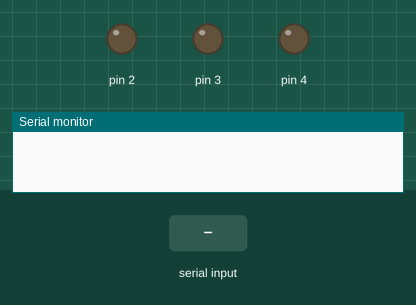
Recording of a sketch running on a simulated Arduino Uno, built with avr-gcc and run on an emulated ATmega328P. On the bench: output pins drawn as LEDs (lit = HIGH), the last lines printed to the serial monitor. The inputs (shaded band) are chosen by the test bench.

Above: at 1.2 s.
1.3 s: "90,45\n" received over Serial
At 3.1 s:
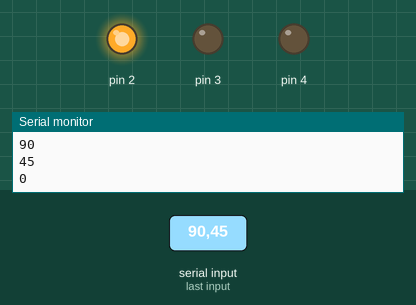
3.8 s: "30,150\n" received over Serial
At 4.3 s:
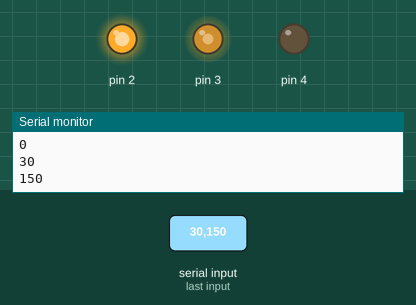
6.3 s: "200\n" received over Serial
At 7.1 s:
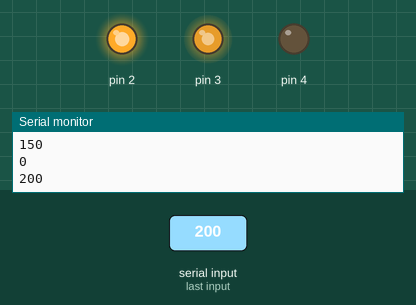
Timing chart, 0 to 9.3 s (numbered marks = the images above; inputs shaded):
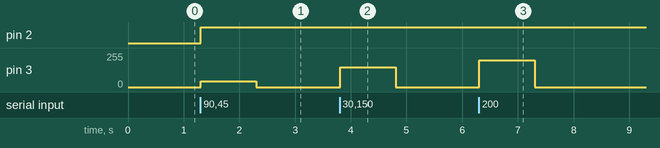

The sketch:

Exp8a.ino
```cpp
void setup() {
  //Input at 2 and 4
  //PWM output at 3
  pinMode(2, OUTPUT);
  pinMode(3, OUTPUT);
  pinMode(4, OUTPUT);
  pinMode(A0, INPUT);
  Serial.begin(9600);
}

int x;
void loop() {
  if (Serial.available() > 0) {
     x = Serial.parseInt();
     Serial.println(x);

     if(x>0){
      digitalWrite(2,HIGH);
      digitalWrite(4,LOW);
     }
     else{
      x=-x;
      digitalWrite(2,HIGH);
      digitalWrite(4,LOW);
     }
     analogWrite(3, x);
  }
}
```

Measured:
- after the input at 1.3 s, pin 2: LOW → HIGH at once; pin 3: 0/255 → 45/255 at once, → 0/255 1.0 s later
- after the input at 3.8 s, pin 3: 0/255 → 150/255 at once, → 0/255 1.0 s later
- after the input at 6.3 s, pin 3: 0/255 → 200/255 at once, → 0/255 1.0 s later
